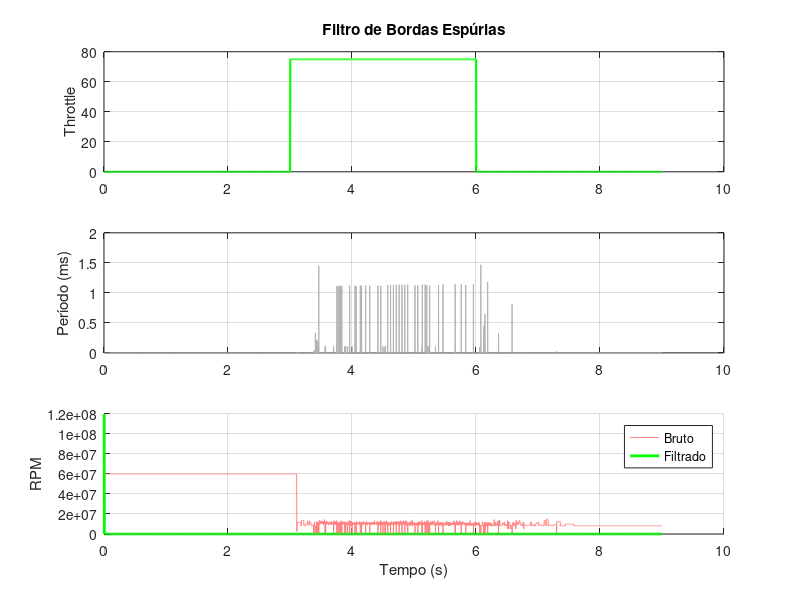
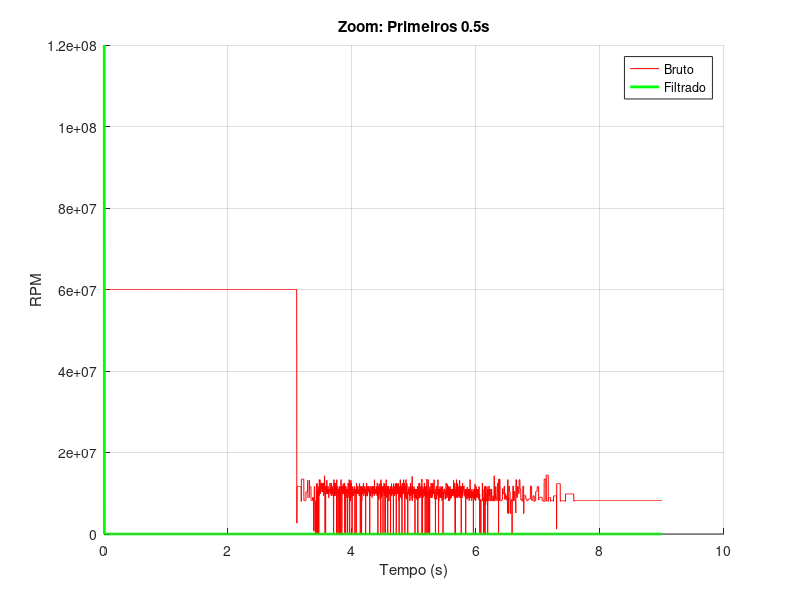

The MATLAB source for these figures, in order:
% ==================================================================
% VERSÃO SIMPLIFICADA - Filtro de Bordas Espúrias
% ==================================================================
% Mais compacta e fácil de integrar
% ==================================================================

clear all;
close all;
clc;

%% CONFIGURAÇÃO
load daq_period_ticks_75

TICKS_MODE = true;
SAMPLING_RATE = 500;
BLADE_NUMBER = 2;

% Parâmetros do filtro (ajustar conforme necessário)
MIN_EDGE_INTERVAL_US = 500;      % Debouncing
MAX_PERIOD_VARIATION_PCT = 50;   % Consistência
MAX_VALID_PERIOD_US = 500000;    % Timeout
MIN_VALID_RPM = 60;              % RPM mínimo

%% CONVERSÃO
if (TICKS_MODE)
    period_us = (data.rpm + 20) / 40;
else
    period_us = data.rpm;
end

t = data.index * (1/SAMPLING_RATE);
n = length(t);

%% PROCESSAMENTO
rpm_filt = zeros(1, n);
last_idx = 0;
last_valid = 0;
buffer = zeros(1, 3);  % Buffer mediana
buf_cnt = 0;

stats.accept = 0;
stats.reject_deb = 0;
stats.reject_var = 0;
stats.reject_tout = 0;

for k = 1:n
    period = period_us(k);
    
    % === FILTRO 1: Debouncing ===
    if (last_idx > 0)
        dt = (k - last_idx) / SAMPLING_RATE * 1e6;  % μs
        if (dt < MIN_EDGE_INTERVAL_US)
            stats.reject_deb = stats.reject_deb + 1;
            continue;
        end
    end
    
    % === FILTRO 2: Timeout ===
    if (period > MAX_VALID_PERIOD_US)
        stats.reject_tout = stats.reject_tout + 1;
        rpm_filt(k) = 0;
        last_valid = 0;
        buffer = zeros(1,3);
        buf_cnt = 0;
        last_idx = k;
        continue;
    end
    
    % === FILTRO 3: Consistência ===
    if (last_valid > 0)
        var = abs(period - last_valid) / last_valid * 100;
        if (var > MAX_PERIOD_VARIATION_PCT)
            stats.reject_var = stats.reject_var + 1;
            last_idx = k;
            continue;
        end
    end
    
    % === FILTRO 4: Mediana ===
    buffer = circshift(buffer, -1);
    buffer(end) = period;
    buf_cnt = min(buf_cnt + 1, 3);
    
    if (buf_cnt == 1)
        filt_period = buffer(1);
    elseif (buf_cnt == 2)
        filt_period = mean(buffer(1:2));
    else
        filt_period = median(buffer);
    end
    
    % === CÁLCULO RPM ===
    rpm = 60000000 / (filt_period * BLADE_NUMBER);
    
    if (rpm >= MIN_VALID_RPM)
        rpm_filt(k) = rpm;
        last_valid = filt_period;
        stats.accept = stats.accept + 1;
    else
        rpm_filt(k) = 0;
    end
    
    last_idx = k;
end

%% ESTATÍSTICAS
total = n;
fprintf('\n=== ESTATÍSTICAS ===\n');
fprintf('Total:      %d\n', total);
fprintf('Aceitas:    %d (%.1f%%)\n', stats.accept, stats.accept/total*100);
fprintf('Rej. Deb:   %d (%.1f%%)\n', stats.reject_deb, stats.reject_deb/total*100);
fprintf('Rej. Var:   %d (%.1f%%)\n', stats.reject_var, stats.reject_var/total*100);
fprintf('Rej. Tout:  %d (%.1f%%)\n', stats.reject_tout, stats.reject_tout/total*100);
rej_total = stats.reject_deb + stats.reject_var + stats.reject_tout;
fprintf('Rejeição:   %.1f%%\n', rej_total/total*100);

%% GRÁFICOS
figure('Position', [100, 100, 1200, 700]);

subplot(3,1,1);
plot(t, data.throttle, 'g-', 'LineWidth', 1.5);
ylabel('Throttle');
title('Filtro de Bordas Espúrias');
grid on;

subplot(3,1,2);
plot(t, period_us/1000, 'Color', [0.7 0.7 0.7]);
ylabel('Período (ms)');
grid on;

subplot(3,1,3);
rpm_raw = 60000000 ./ (period_us * BLADE_NUMBER);
hold on;
plot(t, rpm_raw, 'Color', [1 0.5 0.5]);
plot(t, rpm_filt, 'g-', 'LineWidth', 2);
ylabel('RPM');
xlabel('Tempo (s)');
legend('Bruto', 'Filtrado');
grid on;
hold off;

% Zoom primeiros 0.5s
figure;
idx = find(t >= 0.5, 1, 'last');
if ~isempty(idx)
    hold on;
    plot(t(1:idx), rpm_raw(1:idx), 'r-');
    plot(t(1:idx), rpm_filt(1:idx), 'g-', 'LineWidth', 2);
    xlabel('Tempo (s)');
    ylabel('RPM');
    title('Zoom: Primeiros 0.5s');
    legend('Bruto', 'Filtrado');
    grid on;
end
